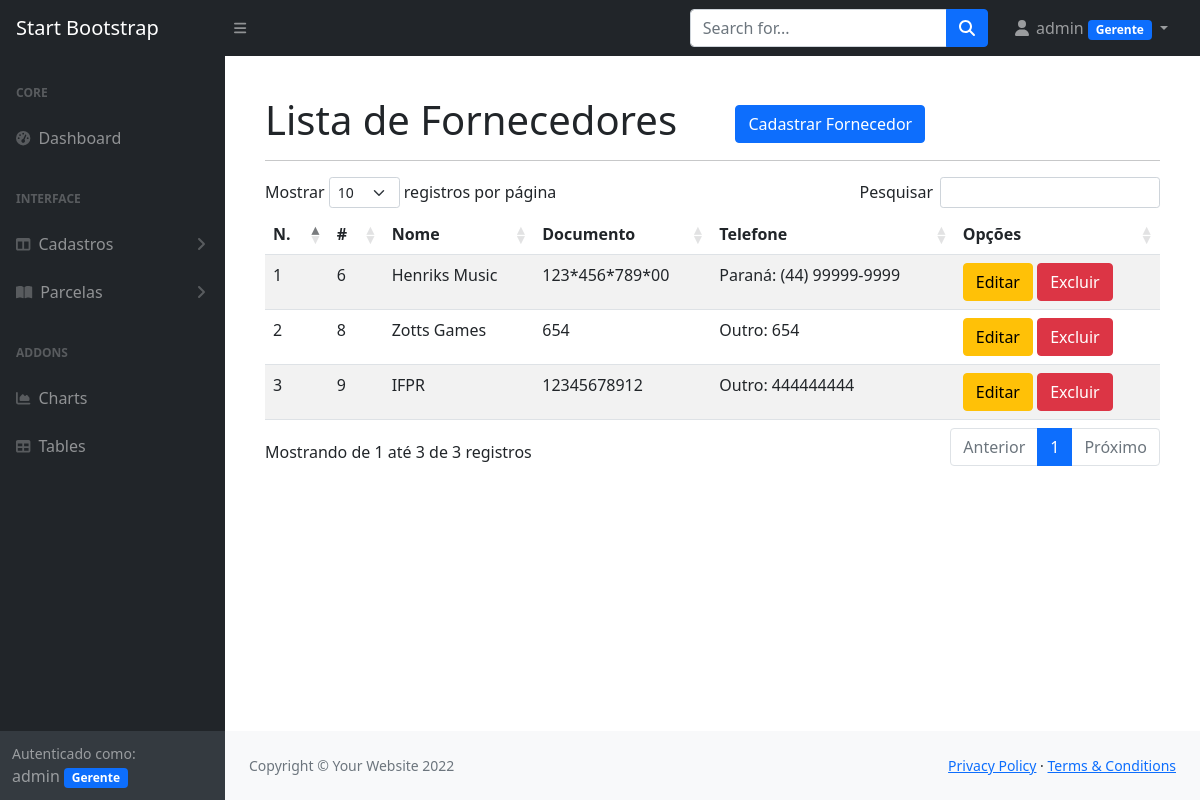
The page /listar/fornecedores/ (signed in) on the database its author committed.
### cadastros/models.py (models this page shows, shortened)
class Fornecedor(models.Model):
    nome = models.CharField(max_length=100)
    documento = models.CharField(max_length=20, verbose_name="CPF ou CNPJ", unique=True)
    telefone = models.CharField(max_length=15)
    usuario = models.ForeignKey(User, on_delete=models.PROTECT)

### cadastros/views.py (the view)
# urls.py: path('listar/fornecedores/', FornecedorList.as_view(), name='listar-fornecedor'),
class FornecedorList(LoginRequiredMixin, ListView):
    model = Fornecedor
    template_name = 'cadastros/listas/fornecedores.html'
    def get_queryset(self):
        self.object_list = Fornecedor.objects.filter(usuario=self.request.user)
        return self.object_list

### cadastros/templatetags/meus_filtros.py (called while the page is built)
@register.simple_tag(name="substituir")
def substituir(string, txt, subs, txt2="", subs2=""):
    novo = string.replace(txt, subs)
    if(txt2 != "" and subs2 != ""):
        novo = novo.replace(txt2, subs2)
    return novo

@register.filter(name="verificardddpr")
def verificardddpr(telefone):
    ddd = telefone[0:4]
    if(ddd == "(44)"):
        return True
    else:
        return False

@register.filter(name="esta_no_grupo")
def esta_no_grupo(usuario, nome_do_grupo):
    if(usuario.groups.filter(name=nome_do_grupo)):
        return True
    else:
        return False

### cadastros/templates/cadastros/listas/fornecedores.html
{% extends 'paginas/modelo.html' %}
{% load static %}
{% load meus_filtros %}
{% block conteudo %}
<h1 class="mt-4">
    Lista de Fornecedores
    <a href="{% url 'cadastrar-fornecedor' %}"
       class="btn btn-primary float-right ms-5">
        Cadastrar Fornecedor
    </a>
</h1>
<hr>
<table class="table table-striped listar">
    <thead>
        <tr>
            <th>N.</th>
            <th>#</th>
            <th>Nome</th>
            <th>Documento</th>
            <th>Telefone</th>
            <th>Opções</th>
        </tr>
    </thead>
    <tbody>
        {% for obj in object_list %}
            <tr>
                <td>{{ forloop.counter }}</td>
                <td>{{ obj.pk }}</td>
                <td>{{ obj.nome }}</td>
                <td>{% substituir obj.documento "." "*" "-" "*" %}</td>
                {% if obj.telefone|verificardddpr  %}
                <td>Paraná: {{ obj.telefone }}</td>
                {% else %}
                <td>Outro: {{ obj.telefone }}</td>
                {% endif %}
                <td>
                    <a href="{% url 'editar-fornecedor' obj.pk %}" class="btn btn-warning">
                        Editar</a>
                    <a href="{% url 'excluir-fornecedor' obj.pk %}" class="btn btn-danger">
                        Excluir</a>
                </td>
            </tr>
        {% empty %}
            <tr>
                <td colspan="100%">Nenhum registro encontado.</td>
            </tr>
        {% endfor %}
    </tbody>
</table>
{% endblock %}

### paginas/templates/paginas/modelo.html (shortened to what this page needs)
{% load static %}
{% load meus_filtros %}
<!DOCTYPE html>
<html lang="pt-br">
<head>
    <link href="https://cdn.jsdelivr.net/npm/simple-datatables@latest/dist/style.css" rel="stylesheet" />
    <link href="{% static 'css/styles.css' %}" rel="stylesheet" />
    <link href="{% static 'css/datatables.min.css' %}" rel="stylesheet" />
</head>
<body class="sb-nav-fixed">
    {% block menu %}
    <nav class="sb-topnav navbar navbar-expand navbar-dark bg-dark">
        <a class="navbar-brand ps-3" href="index.html">Start Bootstrap</a>
        <button class="btn btn-link btn-sm order-1 order-lg-0 me-4 me-lg-0" id="sidebarToggle" href="#!"><i
                class="fas fa-bars"></i></button>
        <form class="d-none d-md-inline-block form-inline ms-auto me-0 me-md-3 my-2 my-md-0">
            <div class="input-group">
                <input class="form-control" type="text" placeholder="Search for..." aria-label="Search for..."
                    aria-describedby="btnNavbarSearch" />
                <button class="btn btn-primary" id="btnNavbarSearch" type="button"><i
                        class="fas fa-search"></i></button>
            </div>
        </form>
        <ul class="navbar-nav ms-auto ms-md-0 me-3 me-lg-4">
            {% if request.user.is_authenticated %}
            <li class="nav-item dropdown">
                <a class="nav-link dropdown-toggle" id="navbarDropdown" href="#" role="button" data-bs-toggle="dropdown"
                    aria-expanded="false">
                    <i class="fas fa-user fa-fw"></i>
                    {{ request.user  }}
                    {% if request.user|esta_no_grupo:"Gerente" %}
                    <span class="badge bg-primary">Gerente</span>
                    {% endif %}
                </a>
            </li>
            {% else %}
            <li class="nav-item">
                <a class="btn btn-success" href="{% url 'login' %}">Entrar</a>
            </li>
            {% endif %}
        </ul>
    </nav>
    {% endblock %}
    <div id="layoutSidenav">
        {% block menu-lateral %}
        <div id="layoutSidenav_nav">
            <nav class="sb-sidenav accordion sb-sidenav-dark" id="sidenavAccordion">
                <div class="sb-sidenav-menu">
                    <div class="nav">
                        <div class="sb-sidenav-menu-heading">Core</div>
                        <a class="nav-link" href="{% url 'index' %}">
                            <div class="sb-nav-link-icon"><i class="fas fa-tachometer-alt"></i></div>
                            Dashboard
                        </a>
                        <div class="sb-sidenav-menu-heading">Interface</div>
                        <a class="nav-link collapsed" href="#" data-bs-toggle="collapse"
                            data-bs-target="#collapseLayouts" aria-expanded="false" aria-controls="collapseLayouts">
                            <div class="sb-nav-link-icon"><i class="fas fa-columns"></i></div>
                            Cadastros
                            <div class="sb-sidenav-collapse-arrow"><i class="fas fa-angle-down"></i></div>
                        </a>
                        <a class="nav-link collapsed" href="#" data-bs-toggle="collapse" data-bs-target="#collapsePages"
                            aria-expanded="false" aria-controls="collapsePages">
                            <div class="sb-nav-link-icon"><i class="fas fa-book-open"></i></div>
                            Parcelas
                            <div class="sb-sidenav-collapse-arrow"><i class="fas fa-angle-down"></i></div>
                        </a>
                        <div class="sb-sidenav-menu-heading">Addons</div>
                        <a class="nav-link" href="charts.html">
                            <div class="sb-nav-link-icon"><i class="fas fa-chart-area"></i></div>
                            Charts
                        </a>
                        <a class="nav-link" href="tables.html">
                            <div class="sb-nav-link-icon"><i class="fas fa-table"></i></div>
                            Tables
                        </a>
                    </div>
                </div>
                {% if request.user.is_authenticated %}
                <div class="sb-sidenav-footer">
                    <div class="small">Autenticado como:</div>
                    {{ request.user }}
                    {% if request.user.groups.all.0.name == "Gerente" %}
                    <span class="badge bg-primary">Gerente</span>
                    {% endif %}
                </div>
                {% endif %}
            </nav>
        </div>
        {% endblock %}
        <div id="layoutSidenav_content">
            <main class="p-3">
                <div class="container-fluid px-4">
                    {% block conteudo %}{% endblock %}
            </main>
            <footer class="py-4 bg-light mt-auto">
                <div class="container-fluid px-4">
                    <div class="d-flex align-items-center justify-content-between small">
                        {% block rodape %}
                        <div class="text-muted">Copyright &copy; Your Website 2022</div>
                        <div>
                            <a href="#">Privacy Policy</a>
                            &middot;
                            <a href="#">Terms &amp; Conditions</a>
                        </div>
                        {% endblock %}
                    </div>
                </div>
            </footer>
        </div>
    </div>
</body>
</html>

### rows shown on the page
Fornecedor: pk "6", nome "Henriks Music", documento "123*456*789*00", telefone "(44) 99999-9999"
Fornecedor: pk "8", nome "Zotts Games", documento "654", telefone "654"
Fornecedor: pk "9", nome "IFPR", documento "12345678912", telefone "444444444"

### other values the page prints
{{ request.user }} "admin"
